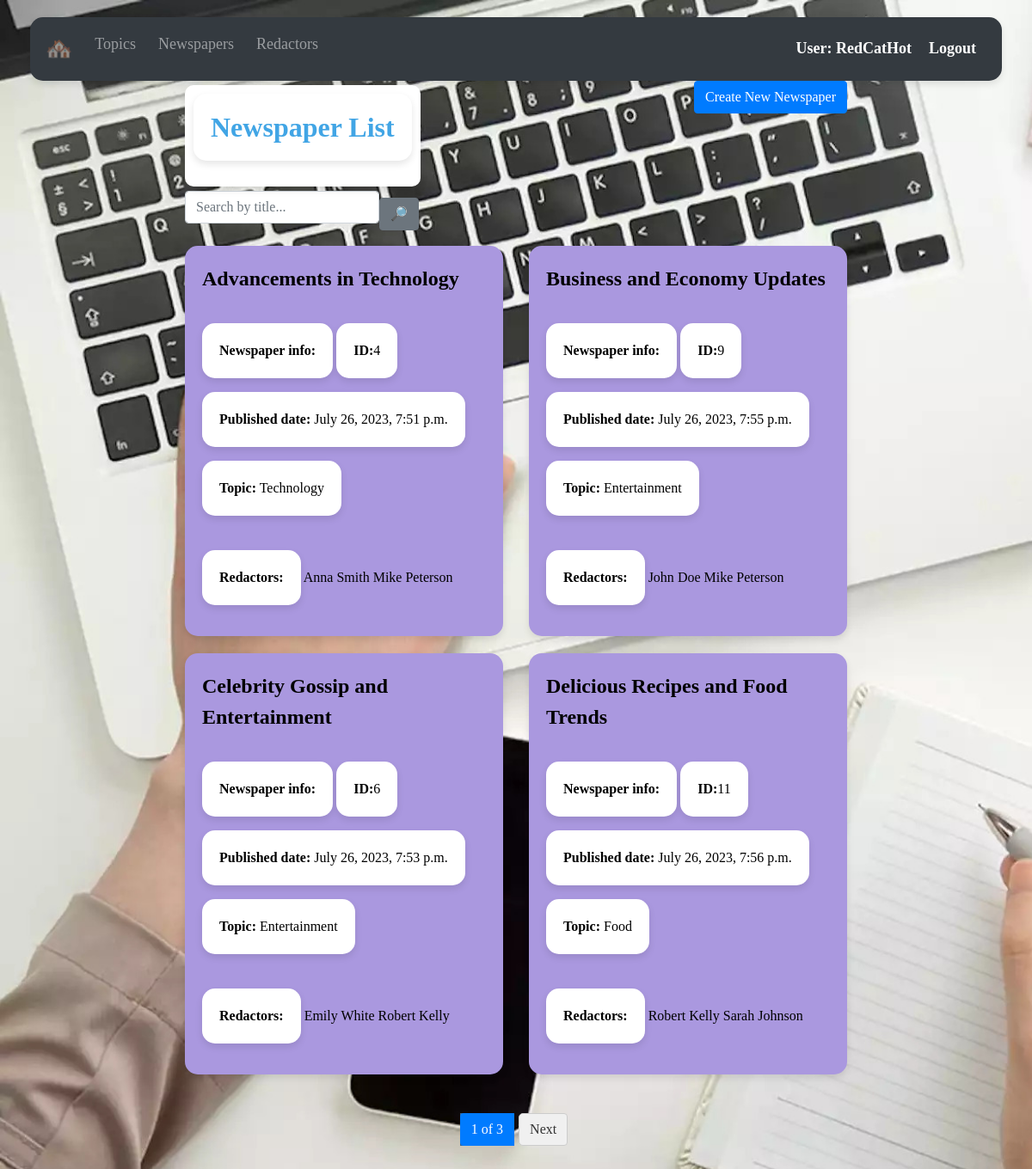
The app's page /newspapers/ (signed in) with its own data.
### agency/models.py (models this page shows, shortened)
class Redactor(AbstractUser):
    years_of_experience = models.IntegerField(null=True, blank=True)
    class Meta:
        ordering = ["username"]

class Newspaper(models.Model):
    title = models.CharField(max_length=100)
    content = models.TextField()
    published_date = models.DateTimeField(auto_now_add=True)
    topic = models.ForeignKey(
        Topic, on_delete=models.CASCADE, related_name="newspapers"
    )
    publishers = models.ManyToManyField(
        settings.AUTH_USER_MODEL, related_name="newspapers"
    )
    class Meta:
        ordering = ["title"]

class Topic(models.Model):
    name = models.CharField(max_length=100, unique=True)
    class Meta:
        ordering = ["name"]

### agency/views.py (the view)
class NewspaperListView(LoginRequiredMixin, generic.ListView):
    model = Newspaper
    paginate_by = 4
    def get_context_data(self, *, object_list=None, **kwargs):
        context = super().get_context_data(**kwargs)
        title = self.request.GET.get("title", "")
        context["search_form"] = NewspaperSearchForm(initial={"title": title})
        return context
    def get_queryset(self):
        queryset = Newspaper.objects.select_related("topic")
        form = NewspaperSearchForm(self.request.GET)
        if form.is_valid():
            return queryset.filter(title__icontains=form.cleaned_data["title"])
        return queryset

### agency/forms.py
class NewspaperSearchForm(forms.Form):
    title = forms.CharField(
        max_length=255,
        required=False,
        label="",
        widget=forms.TextInput(attrs={"placeholder": "Search by title..."}),
    )

### templates/agency/newspaper_list.html
{% extends "base.html" %}
{% load static %}
{% block content %}
  <div class="container">
    <div class="row">
      <div class="col-md-8">
        <div class="h1-wrapper">
          <h1><strong>Newspaper List</strong></h1>
        </div>
      </div>
      <div class="col-md-4 text-right">
        <a href="{% url "agency:newspaper-create" %}" class="btn btn-primary">Create New Newspaper</a>
      </div>
    </div>
    <div class="search">
      {% include "includes/search_form.html" %}
    </div>
    {% if newspaper_list %}
      <div class="row">
        {% for newspaper in newspaper_list %}
          <div class="col-md-6">
            <div class="topic-item">
              <div class="topic-name"><a href="{% url 'agency:newspaper-detail' pk=newspaper.id %}">{{ newspaper.title }}</a></div>
              <br>
              <div class="topic-details">
                <p><strong>Newspaper info:</strong></p>
                <p><strong>ID:</strong>{{ newspaper.id }}</p>
                <p><strong>Published date:</strong> {{ newspaper.published_date }}</p>
                <p><strong>Topic:</strong> {{ newspaper.topic.name }}</p>
              </div>
              <br>
              <div class="topic-publishes">
                <p><strong>Redactors:</strong></p>
                {% for publisher in newspaper.publishers.all %}
                  <a href="{% url 'agency:redactor-detail' pk=publisher.id %}">{{ publisher.first_name }} {{ publisher.last_name }}</a>
                {% empty %}
                  No publishers for this topic.
                {% endfor %}
              </div>
            </div>
          </div>
        {% endfor %}
      </div>
    {% else %}
      <p class="mt-4">There are no redactors.</p>
    {% endif %}
  </div>
{% endblock %}

### templates/includes/navbar.html (shortened to what this page needs)
<nav class="navbar navbar-expand-lg navbar-dark bg-dark">
  <div class="collapse navbar-collapse" id="navbarSupportedContent">
    <ul class="navbar-nav mr-auto">
      <li class="nav-item">
        <a class="nav-link" href="{% url "agency:index" %}" style="font-size: 25px;">🏘️</a>
      </li>
      <li class="nav-item">
        <a class="nav-link" href="{% url "agency:topic-list" %}">Topics</a>
      </li>
      <li class="nav-item">
        <a class="nav-link" href="{% url "agency:newspaper-list" %}">Newspapers</a>
      </li>
      <li class="nav-item">
        <a class="nav-link" href="{% url "agency:redactor-list" %}">Redactors</a>
      </li>
    </ul>
    <form class="form-inline my-2 my-lg-0">
      {% if user.is_authenticated %}
        <a class="navbar-brand" href="https://www.youtube.com/watch?v=dQw4w9WgXcQ&ab_channel=RickAstley">User: {{ user.username }}</a>
        <a class="navbar-brand" href="{% url 'logout' %}">Logout</a>
      {% else %}
        <a class="navbar-brand" href="{% url 'login' %}">Login</a>
      {% endif %}
    </form>
  </div>
</nav>

### static/css/styles.css (style rules this page uses)
body { background-color: #f8f9fa; color: #333; font-family: Georgian, serif, Arial, sans-serif; margin: 0; padding: 0; }
.container { max-width: 800px; margin: 0 auto; }
.card, .topic-item, .publish-item, .topic-type-item, .navbar { border-radius: 15px; box-shadow: 0 4px 8px rgba(0, 0, 0, 0.1); padding: 20px; background-color: #fff; }
h1 { font-size: 32px; margin-bottom: 20px; color: #41a5e5; }
.topic-item, .publish-item, .topic-type-item, .navbar { background-color: #aa98df; }
.topic-name, .topic-details a, .topic-publishes a, .publish-name { color: #9748a9; }
.topic-name a, .topic-details a, .topic-publishes a, .topic-type-list-name a { color: #000; }
.topic-name, .publish-name, .topic-type-name { font-size: 24px; font-weight: bold; margin-bottom: 10px; }
.topic-details, .publish-details { font-size: 16px; }
.topic-publishes { font-size: 16px; }
.navbar { background-color: #693c1c; width: 100%; padding: 10px; margin-bottom: 0; }
.navbar-brand { font-size: 24px; font-weight: bold; color: #336699; text-decoration: none; margin-right: 20px; }
.navbar-nav .nav-link { font-size: 18px; color: #333; margin-right: 10px; text-decoration: none; }
.form-inline .navbar-brand { font-size: 18px; color: #fff; text-decoration: none; }
.search { margin-bottom: 10px; }
.row::after { content: ""; clear: both; display: table; }
.col-md-4 { float: left; width: 33.33%; padding: 0 15px; }
.h1-wrapper { background-color: #fff; padding: 10px; border-radius: 10px; box-shadow: 0 4px 8px rgba(0, 0, 0, 0.1); display: inline-block; height: auto; margin-top: 5px; margin-bottom: 5px; }
.col-md-6 p, .col-md-12 p { color: #000; }
.row-sm-10 h1, .row-sm-10 p { background-color: #fff; padding: 20px; border-radius: 15px; box-shadow: 0 4px 8px rgba(0, 0, 0, 0.1); display: inline-block; }
.topic-item, .topic-type-item { margin-bottom: 20px; }

### records on screen
Redactor: username "RedCatHot"
Newspaper: title "Advancements in Technology", id "4", published_date "July 26, 2023, 7:51 p.m.", topic.name "Technology"
Redactor: first_name "Anna", last_name "Smith"
Redactor: first_name "Mike", last_name "Peterson"
Newspaper: title "Business and Economy Updates", id "9", published_date "July 26, 2023, 7:55 p.m.", topic.name "Entertainment"
Redactor: first_name "John", last_name "Doe"
Newspaper: title "Celebrity Gossip and Entertainment", id "6", published_date "July 26, 2023, 7:53 p.m.", topic.name "Entertainment"
Redactor: first_name "Emily", last_name "White"
Redactor: first_name "Robert", last_name "Kelly"
Newspaper: title "Delicious Recipes and Food Trends", id "11", published_date "July 26, 2023, 7:56 p.m.", topic.name "Food"
Redactor: first_name "Sarah", last_name "Johnson"

### other values on screen
{{ page_obj.number }} "1"
{{ paginator.num_pages }} "3"
